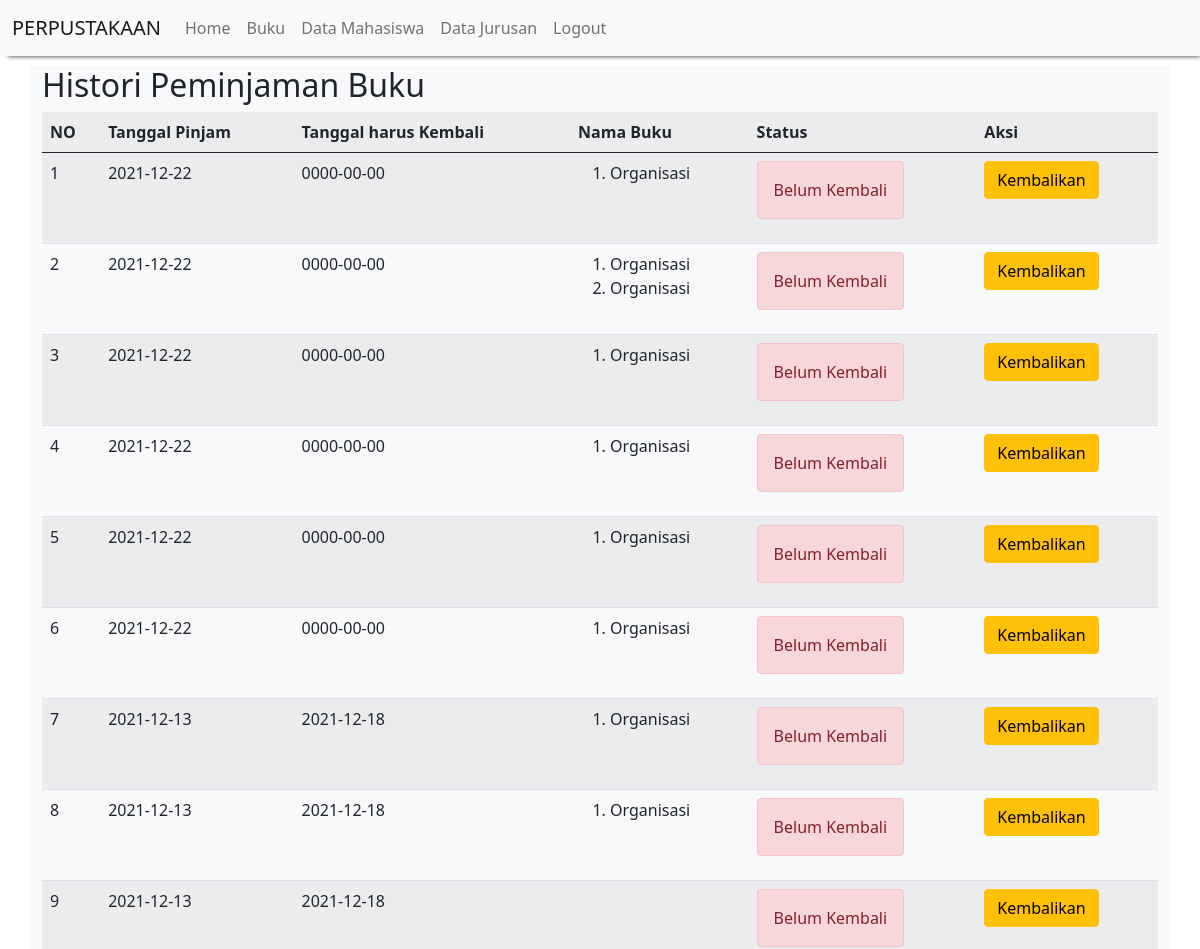
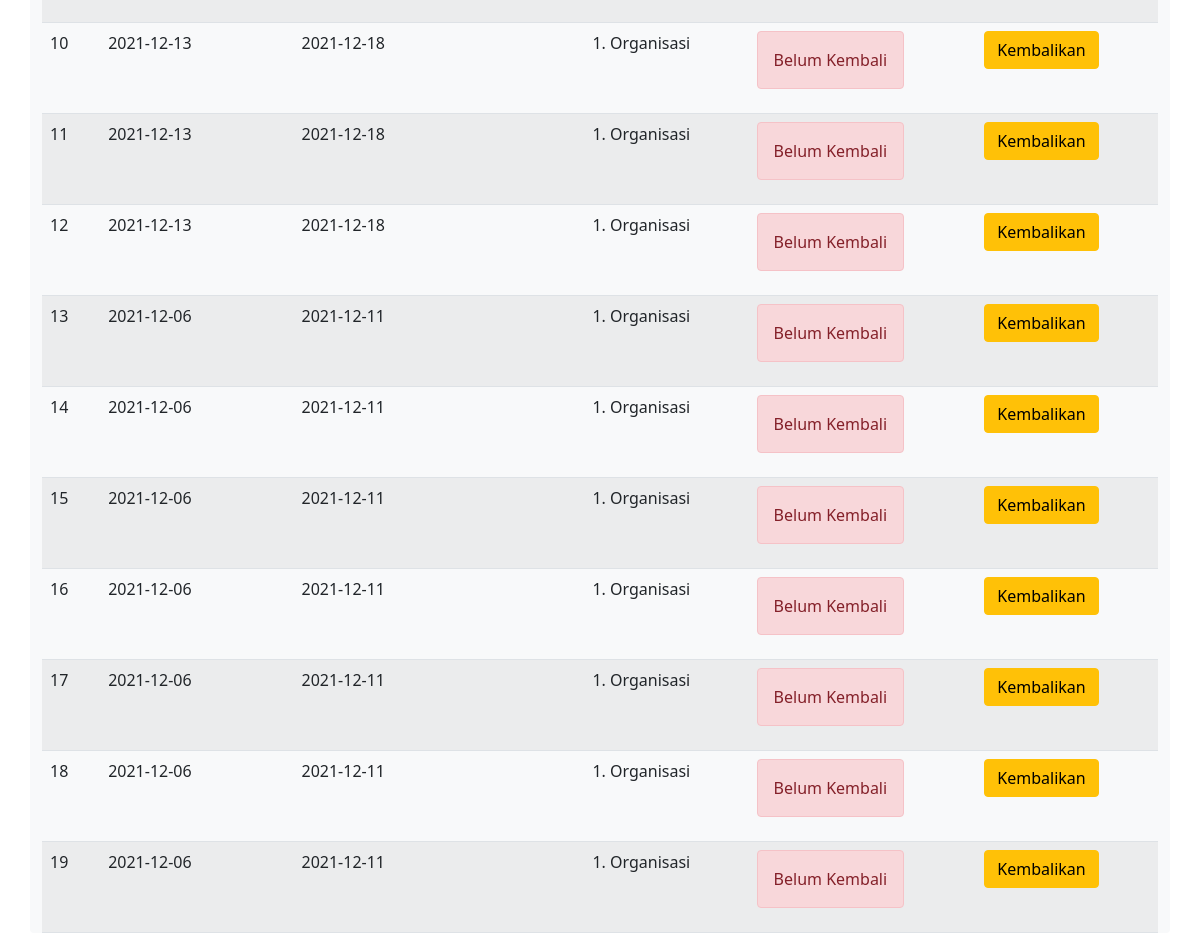
Page /histori_peminjaman.php (signed in) on the committed database (2 pictures, top to bottom).
### tables this page shows
CREATE TABLE `peminjaman_buku` (
  `id_peminjaman_buku` int(11) NOT NULL,
  `tanggal_pinjam` date NOT NULL,
  `id_mhs` int(11) NOT NULL,
  `tanggal_kembali` date NOT NULL
);

CREATE TABLE `detail_peminjaman_buku` (
  `id_detail_peminjaman_buku` int(11) NOT NULL,
  `id_peminjaman_buku` int(11) NOT NULL,
  `id_buku` int(11) NOT NULL,
  `qty` int(11) NOT NULL
);

CREATE TABLE `buku` (
  `id_buku` int(10) NOT NULL,
  `judul_buku` varchar(20) NOT NULL,
  `deskripsi` varchar(255) NOT NULL
);

### histori_peminjaman.php (the view)
<?php
  include "header.php";
?>
<h2>Histori Peminjaman Buku</h2>
<table class="table table-hover table-striped">
	<tread>
		<th>NO</th>
		<th>Tanggal Pinjam</th>
		<th>Tanggal harus Kembali</th>
		<th>Nama Buku</th>
		<th>Status</th>
		<th>Aksi</th>
	</tread>
	<tbody>
		<?php
		include "koneksi.php";
		$qry_histori = mysqli_query($conn,"select * from peminjaman_buku order by id_peminjaman_buku desc");
		$no=0;
		while($dt_histori=mysqli_fetch_array($qry_histori)){
			$no++;
			$buku_dipinjam="<ol>";
			$qry_buku=mysqli_query($conn,"select * from detail_peminjaman_buku join buku on buku.id_buku=detail_peminjaman_buku.id_buku where id_peminjaman_buku = '".$dt_histori['id_peminjaman_buku']."'");
			while($dt_buku=mysqli_fetch_array($qry_buku)){
				$buku_dipinjam.="<li>".$dt_buku['judul_buku']."</li>";
			}
			$buku_dipinjam.="</ol>";
			$qry_cek_kembali=mysqli_query($conn,"select * from pengembalian_buku where id_peminjaman_buku = '".$dt_buku['judul_buku']."'");
			if(mysqli_num_rows($qry_cek_kembali)>0){
				$dt_kembali=mysqli_fetch_array($qry_cek_kembali);
				$denda="denda Rp. ".$dt_kembali['denda'];
				$status_kembali="<label class='alert alert-success'>Sudah Kembali <br>".$denda."</label>";
				$button_kembali="";
			} else {
				$status_kembali="<label class='alert alert-danger'>Belum Kembali</label>";
				$button_kembali="<a href='kembali.php?id='".$dt_histori['id_peminjaman_buku']."' class='btn btn-warning' onclick='return confirm(\"Yakin ingin mengembalikan\")'>Kembalikan</a>";
			}
		?>
		    <tr>
		    	<td><?=$no?></td><td><?=$dt_histori['tanggal_pinjam']?></td><td><?=$dt_histori['tanggal_kembali']?></td><td><?=$buku_dipinjam?></td><td><?=$status_kembali?></td>
		    	<td><?=$button_kembali?></td>
		    </tr>
		<?php
		}
		?>
	</tbody>
</table>
<?php
  include "footer.php";
?>

### rows in the picture
peminjaman_buku: tanggal_pinjam "2021-12-22", tanggal_kembali "0000-00-00"
detail_peminjaman_buku: id_buku.judul_buku "Organisasi"
peminjaman_buku: tanggal_pinjam "2021-12-22", tanggal_kembali "0000-00-00"
detail_peminjaman_buku: id_buku.judul_buku "Organisasi"
detail_peminjaman_buku: id_buku.judul_buku "Organisasi"
peminjaman_buku: tanggal_pinjam "2021-12-22", tanggal_kembali "0000-00-00"
detail_peminjaman_buku: id_buku.judul_buku "Organisasi"
peminjaman_buku: tanggal_pinjam "2021-12-22", tanggal_kembali "0000-00-00"
detail_peminjaman_buku: id_buku.judul_buku "Organisasi"
peminjaman_buku: tanggal_pinjam "2021-12-22", tanggal_kembali "0000-00-00"
detail_peminjaman_buku: id_buku.judul_buku "Organisasi"
peminjaman_buku: tanggal_pinjam "2021-12-22", tanggal_kembali "0000-00-00"
detail_peminjaman_buku: id_buku.judul_buku "Organisasi"
peminjaman_buku: tanggal_pinjam "2021-12-13", tanggal_kembali "2021-12-18"
detail_peminjaman_buku: id_buku.judul_buku "Organisasi"
peminjaman_buku: tanggal_pinjam "2021-12-13", tanggal_kembali "2021-12-18"
detail_peminjaman_buku: id_buku.judul_buku "Organisasi"
peminjaman_buku: tanggal_pinjam "2021-12-13", tanggal_kembali "2021-12-18"
peminjaman_buku: tanggal_pinjam "2021-12-13", tanggal_kembali "2021-12-18"
detail_peminjaman_buku: id_buku.judul_buku "Organisasi"
peminjaman_buku: tanggal_pinjam "2021-12-13", tanggal_kembali "2021-12-18"
detail_peminjaman_buku: id_buku.judul_buku "Organisasi"
peminjaman_buku: tanggal_pinjam "2021-12-13", tanggal_kembali "2021-12-18"
detail_peminjaman_buku: id_buku.judul_buku "Organisasi"
peminjaman_buku: tanggal_pinjam "2021-12-06", tanggal_kembali "2021-12-11"
detail_peminjaman_buku: id_buku.judul_buku "Organisasi"
peminjaman_buku: tanggal_pinjam "2021-12-06", tanggal_kembali "2021-12-11"
detail_peminjaman_buku: id_buku.judul_buku "Organisasi"
peminjaman_buku: tanggal_pinjam "2021-12-06", tanggal_kembali "2021-12-11"
detail_peminjaman_buku: id_buku.judul_buku "Organisasi"
peminjaman_buku: tanggal_pinjam "2021-12-06", tanggal_kembali "2021-12-11"
detail_peminjaman_buku: id_buku.judul_buku "Organisasi"
peminjaman_buku: tanggal_pinjam "2021-12-06", tanggal_kembali "2021-12-11"
detail_peminjaman_buku: id_buku.judul_buku "Organisasi"
peminjaman_buku: tanggal_pinjam "2021-12-06", tanggal_kembali "2021-12-11"
detail_peminjaman_buku: id_buku.judul_buku "Organisasi"
peminjaman_buku: tanggal_pinjam "2021-12-06", tanggal_kembali "2021-12-11"
detail_peminjaman_buku: id_buku.judul_buku "Organisasi"
